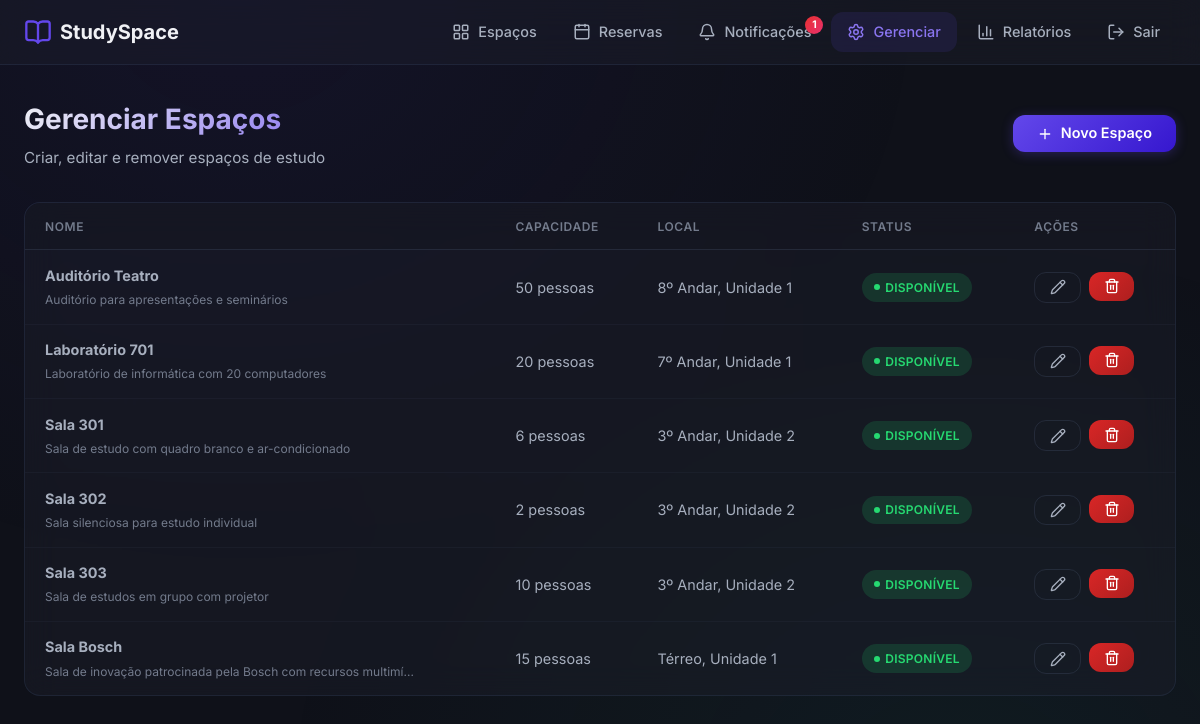
/admin/spaces (signed in), run on an earlier commit of the app's database.
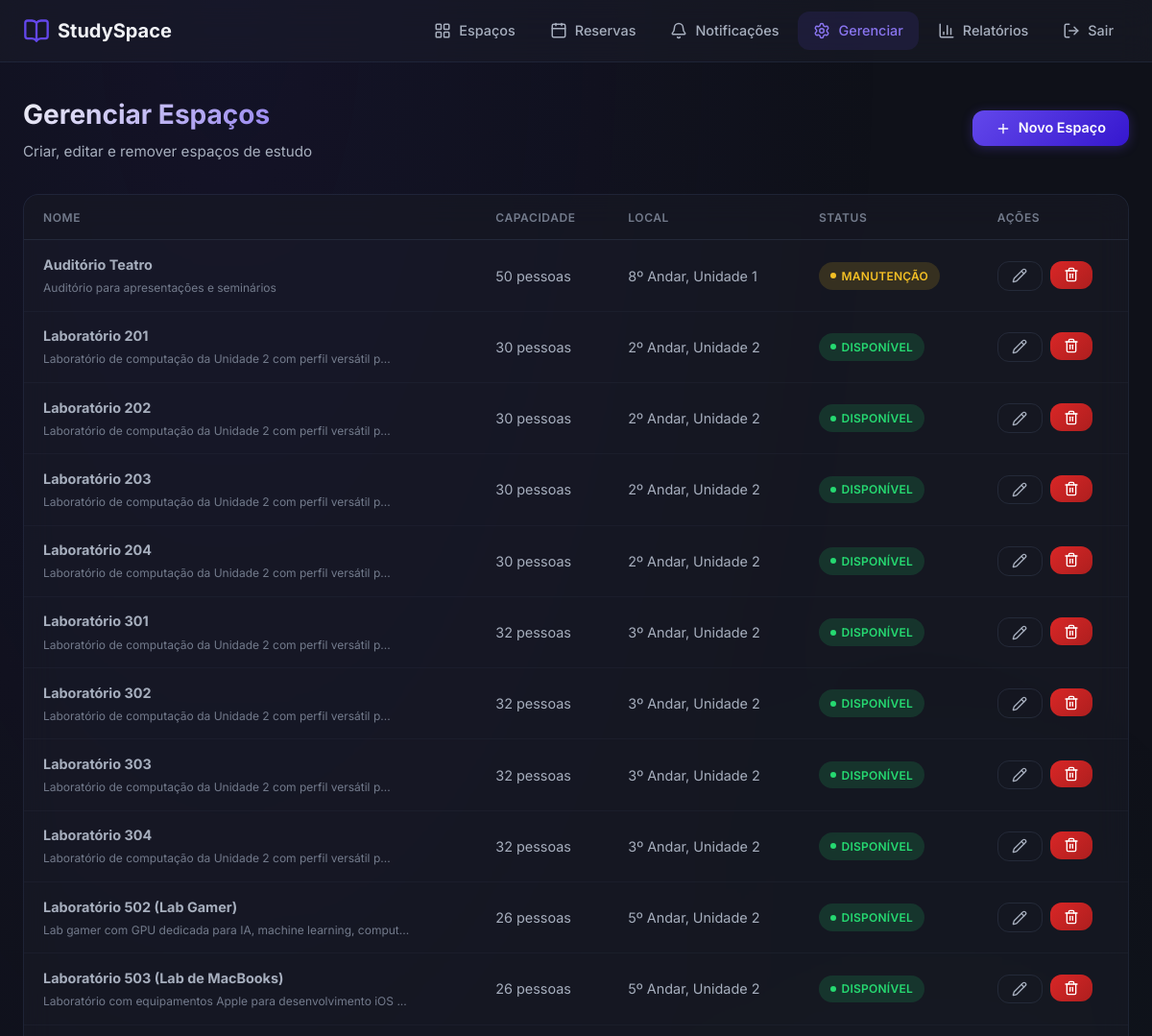
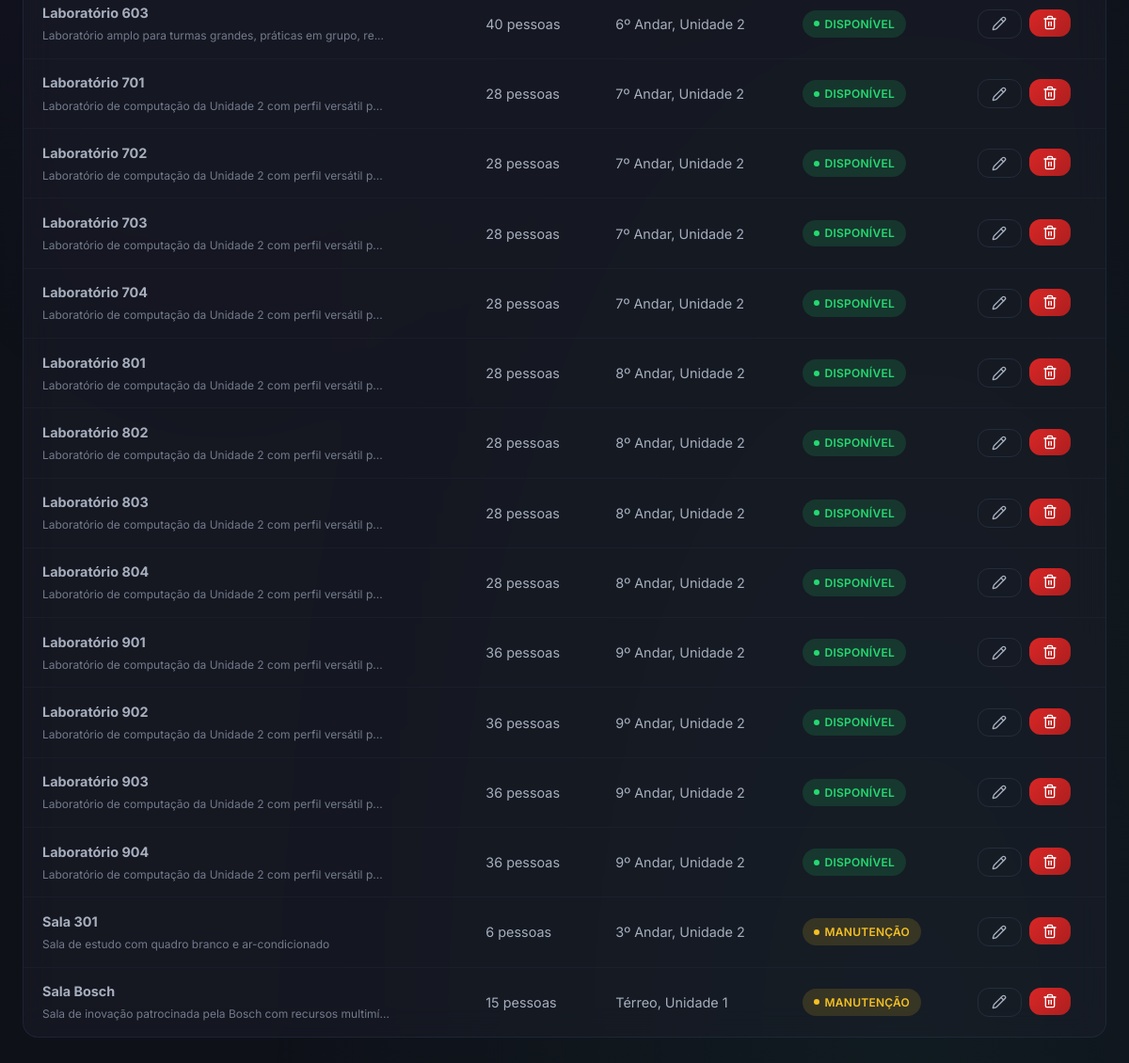
And on a later commit of the database (2 pictures, top to bottom).
### models/space.py (models this page shows, shortened)
class Space(db.Model):
    __tablename__ = 'spaces'
    id = db.Column(db.Integer, primary_key=True)
    name = db.Column(db.String(100), nullable=False)
    description = db.Column(db.Text, default='')
    capacity = db.Column(db.Integer, nullable=False, default=1)
    location = db.Column(db.String(200), default='')
    status = db.Column(db.String(20), nullable=False, default='available')  # 'available' ou 'maintenance'
    created_at = db.Column(db.DateTime, default=lambda: datetime.now(timezone(timedelta(hours=-3))))
    reservations = db.relationship('Reservation', backref='space', lazy='dynamic')

### views/routes/admin.py (the view)
@admin_bp.route('/spaces')
@admin_required
def manage_spaces():
    spaces = Space.query.order_by(Space.name).all()
    return render_template('admin/manage_spaces.html', spaces=spaces)

### models/user.py (called while the page is built)
    @property
    def is_admin(self):
        return self.role == 'admin'

    @property
    def unread_notifications_count(self):
        return self.notifications.filter_by(is_read=False).count()

### views/routes/admin.py (called while the page is built)
def admin_required(f):
    @wraps(f)
    @login_required
    def decorated(*args, **kwargs):
        if not current_user.is_admin:
            flash('Acesso negado. Apenas administradores.', 'error')
            return redirect(url_for('spaces.index'))
        return f(*args, **kwargs)
    return decorated

### views/templates/admin/manage_spaces.html (shortened to what this page needs)
{% extends "base.html" %}
{% block content %}
<div class="page-header">
    <div>
        <h1 class="page-title">Gerenciar Espaços</h1>
        <p class="page-subtitle">Criar, editar e remover espaços de estudo</p>
    </div>
    <a href="{{ url_for('admin.new_space') }}" class="btn btn-primary" id="btn-new-space">
        <i data-lucide="plus"></i>
        Novo Espaço
    </a>
</div>
{% if spaces %}
<div class="table-container">
    <table>
        <thead>
            <tr>
                <th>Nome</th>
                <th>Capacidade</th>
                <th>Local</th>
                <th>Status</th>
                <th>Ações</th>
            </tr>
        </thead>
        <tbody>
            {% for space in spaces %}
            <tr id="space-row-{{ space.id }}">
                <td>
                    <strong>{{ space.name }}</strong>
                    {% if space.description %}
                    <br><small style="color: var(--text-muted);">{{ space.description[:60] }}{% if space.description|length > 60 %}...{% endif %}</small>
                    {% endif %}
                </td>
                <td>{{ space.capacity }} {{ 'pessoa' if space.capacity == 1 else 'pessoas' }}</td>
                <td>{{ space.location or '—' }}</td>
                <td>
                    <span class="status-badge {{ 'available' if space.status == 'available' else 'maintenance' }}">
                        {{ 'Disponível' if space.status == 'available' else 'Manutenção' }}
                    </span>
                </td>
                <td>
                    <div style="display: flex; gap: 0.5rem;">
                        <a href="{{ url_for('admin.edit_space', space_id=space.id) }}" class="btn btn-ghost btn-sm" id="btn-edit-{{ space.id }}">
                            <i data-lucide="pencil"></i>
                        </a>
                        <form method="POST" action="{{ url_for('admin.delete_space', space_id=space.id) }}"
                              onsubmit="return confirmAction('Deseja realmente remover o espaço &quot;{{ space.name }}&quot;?')" style="display:inline;">
                            <button type="submit" class="btn btn-danger btn-sm" id="btn-delete-{{ space.id }}">
                                <i data-lucide="trash-2"></i>
                            </button>
                        </form>
                    </div>
                </td>
            </tr>
            {% endfor %}
        </tbody>
    </table>
</div>
{% else %}
<div class="empty-state">
    <i data-lucide="layout-grid"></i>
    <h3>Nenhum espaço cadastrado</h3>
    <p>Clique em "Novo Espaço" para começar.</p>
</div>
{% endif %}
{% endblock %}

What changed in the data, as far as the page shows it:
removed Space: name "Sala 302", description "Sala silenciosa para estudo individual", capacity "2", capacity "pessoas", location "3º Andar, Unidade 2", status "DISPONÍVEL"
removed Space: name "Sala 303", description "Sala de estudos em grupo com projetor", capacity "10", capacity "pessoas", location "3º Andar, Unidade 2", status "DISPONÍVEL"
changed Space "Auditório Teatro": status "DISPONÍVEL" → "MANUTENÇÃO"
added Space: name "Laboratório 201", description "Laboratório de computação da Unidade 2 com perfil versátil p", capacity "30", capacity "pessoas", location "2º Andar, Unidade 2", status "DISPONÍVEL"
added Space: name "Laboratório 202", description "Laboratório de computação da Unidade 2 com perfil versátil p", capacity "30", capacity "pessoas", location "2º Andar, Unidade 2", status "DISPONÍVEL"
added Space: name "Laboratório 203", description "Laboratório de computação da Unidade 2 com perfil versátil p", capacity "30", capacity "pessoas", location "2º Andar, Unidade 2", status "DISPONÍVEL"
added Space: name "Laboratório 204", description "Laboratório de computação da Unidade 2 com perfil versátil p", capacity "30", capacity "pessoas", location "2º Andar, Unidade 2", status "DISPONÍVEL"
added Space: name "Laboratório 301", description "Laboratório de computação da Unidade 2 com perfil versátil p", capacity "32", capacity "pessoas", location "3º Andar, Unidade 2", status "DISPONÍVEL"
added Space: name "Laboratório 302", description "Laboratório de computação da Unidade 2 com perfil versátil p", capacity "32", capacity "pessoas", location "3º Andar, Unidade 2", status "DISPONÍVEL"
added Space: name "Laboratório 303", description "Laboratório de computação da Unidade 2 com perfil versátil p", capacity "32", capacity "pessoas", location "3º Andar, Unidade 2", status "DISPONÍVEL"
added Space: name "Laboratório 304", description "Laboratório de computação da Unidade 2 com perfil versátil p", capacity "32", capacity "pessoas", location "3º Andar, Unidade 2", status "DISPONÍVEL"
added Space: name "Laboratório 502 (Lab Gamer)", description "Lab gamer com GPU dedicada para IA, machine learning, comput", capacity "26", capacity "pessoas", location "5º Andar, Unidade 2", status "DISPONÍVEL"
added Space: name "Laboratório 503 (Lab de MacBooks)", description "Laboratório com equipamentos Apple para desenvolvimento iOS", capacity "26", capacity "pessoas", location "5º Andar, Unidade 2", status "DISPONÍVEL"
added Space: name "Laboratório 603", description "Laboratório amplo para turmas grandes, práticas em grupo, re", capacity "40", capacity "pessoas", location "6º Andar, Unidade 2", status "DISPONÍVEL"
changed Space "Laboratório 701": description "Laboratório de informática com 20 computadores" → "Laboratório de computação da Unidade 2 com perfil versátil p"; capacity "20" → "28"; location "7º Andar, Unidade 1" → "7º Andar, Unidade 2"; now shows "..."
added Space: name "Laboratório 702", description "Laboratório de computação da Unidade 2 com perfil versátil p", capacity "28", capacity "pessoas", location "7º Andar, Unidade 2", status "DISPONÍVEL"
added Space: name "Laboratório 703", description "Laboratório de computação da Unidade 2 com perfil versátil p", capacity "28", capacity "pessoas", location "7º Andar, Unidade 2", status "DISPONÍVEL"
added Space: name "Laboratório 704", description "Laboratório de computação da Unidade 2 com perfil versátil p", capacity "28", capacity "pessoas", location "7º Andar, Unidade 2", status "DISPONÍVEL"
added Space: name "Laboratório 801", description "Laboratório de computação da Unidade 2 com perfil versátil p", capacity "28", capacity "pessoas", location "8º Andar, Unidade 2", status "DISPONÍVEL"
added Space: name "Laboratório 802", description "Laboratório de computação da Unidade 2 com perfil versátil p", capacity "28", capacity "pessoas", location "8º Andar, Unidade 2", status "DISPONÍVEL"
added Space: name "Laboratório 803", description "Laboratório de computação da Unidade 2 com perfil versátil p", capacity "28", capacity "pessoas", location "8º Andar, Unidade 2", status "DISPONÍVEL"
added Space: name "Laboratório 804", description "Laboratório de computação da Unidade 2 com perfil versátil p", capacity "28", capacity "pessoas", location "8º Andar, Unidade 2", status "DISPONÍVEL"
added Space: name "Laboratório 901", description "Laboratório de computação da Unidade 2 com perfil versátil p", capacity "36", capacity "pessoas", location "9º Andar, Unidade 2", status "DISPONÍVEL"
added Space: name "Laboratório 902", description "Laboratório de computação da Unidade 2 com perfil versátil p", capacity "36", capacity "pessoas", location "9º Andar, Unidade 2", status "DISPONÍVEL"
added Space: name "Laboratório 903", description "Laboratório de computação da Unidade 2 com perfil versátil p", capacity "36", capacity "pessoas", location "9º Andar, Unidade 2", status "DISPONÍVEL"
added Space: name "Laboratório 904", description "Laboratório de computação da Unidade 2 com perfil versátil p", capacity "36", capacity "pessoas", location "9º Andar, Unidade 2", status "DISPONÍVEL"
changed Space "Sala 301": status "DISPONÍVEL" → "MANUTENÇÃO"
changed Space "Sala Bosch": status "DISPONÍVEL" → "MANUTENÇÃO"
Also different on the page:
text no longer shown: "1"
